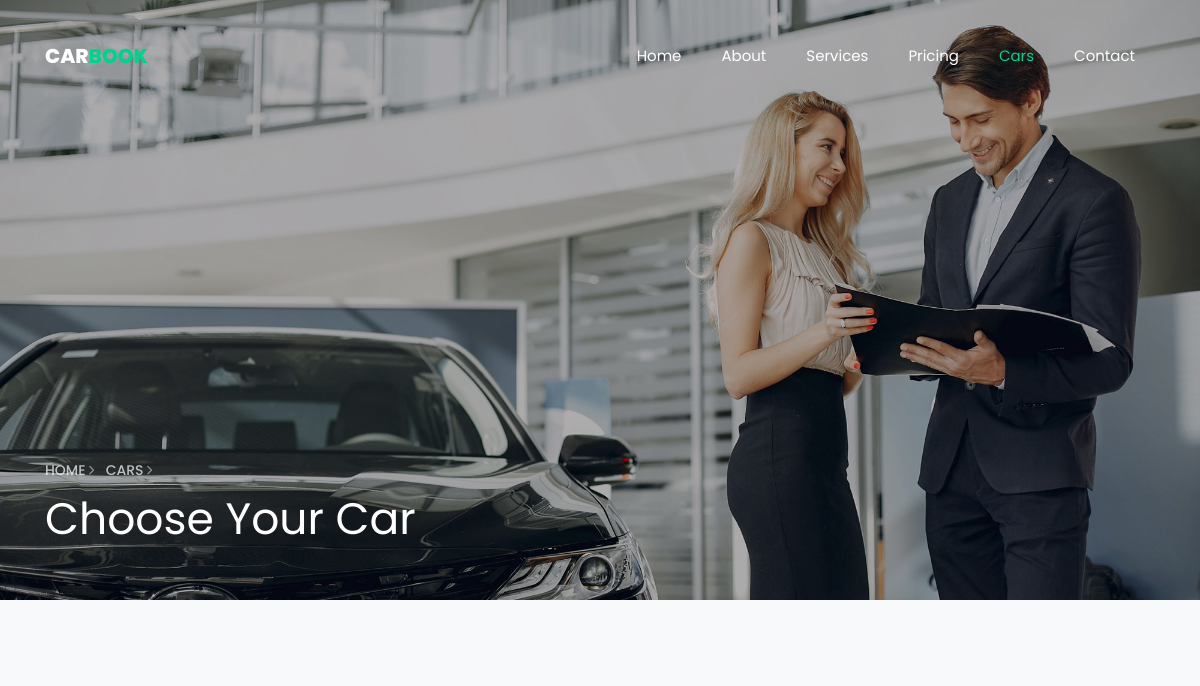
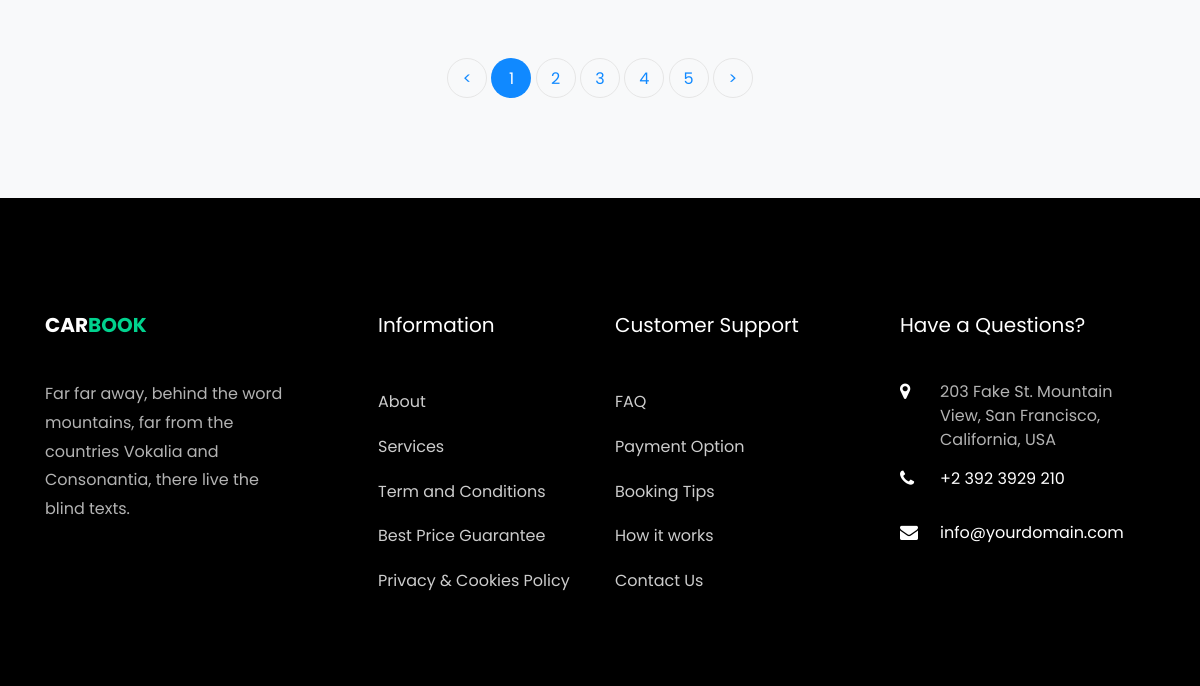
The app's page /car/ (upper part), older data (2 pictures, top to bottom).
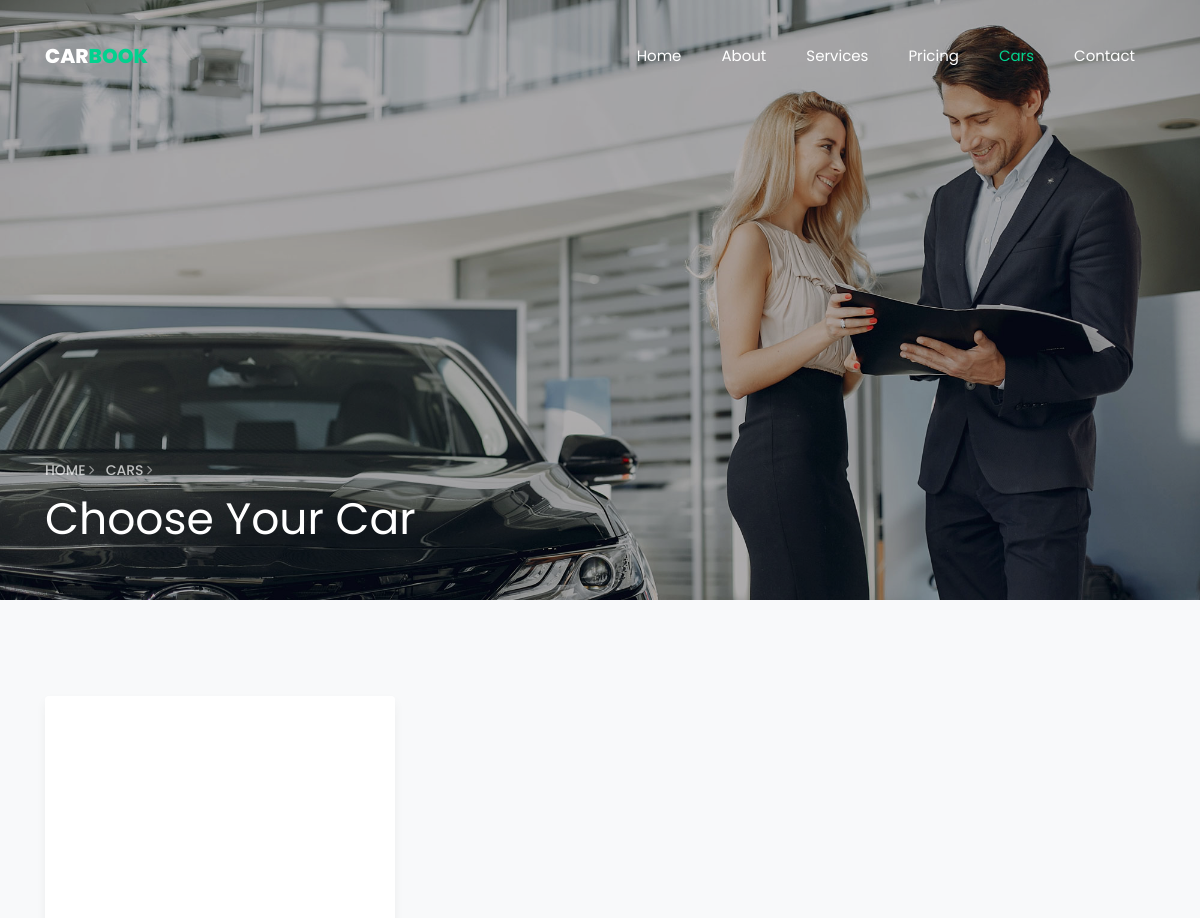
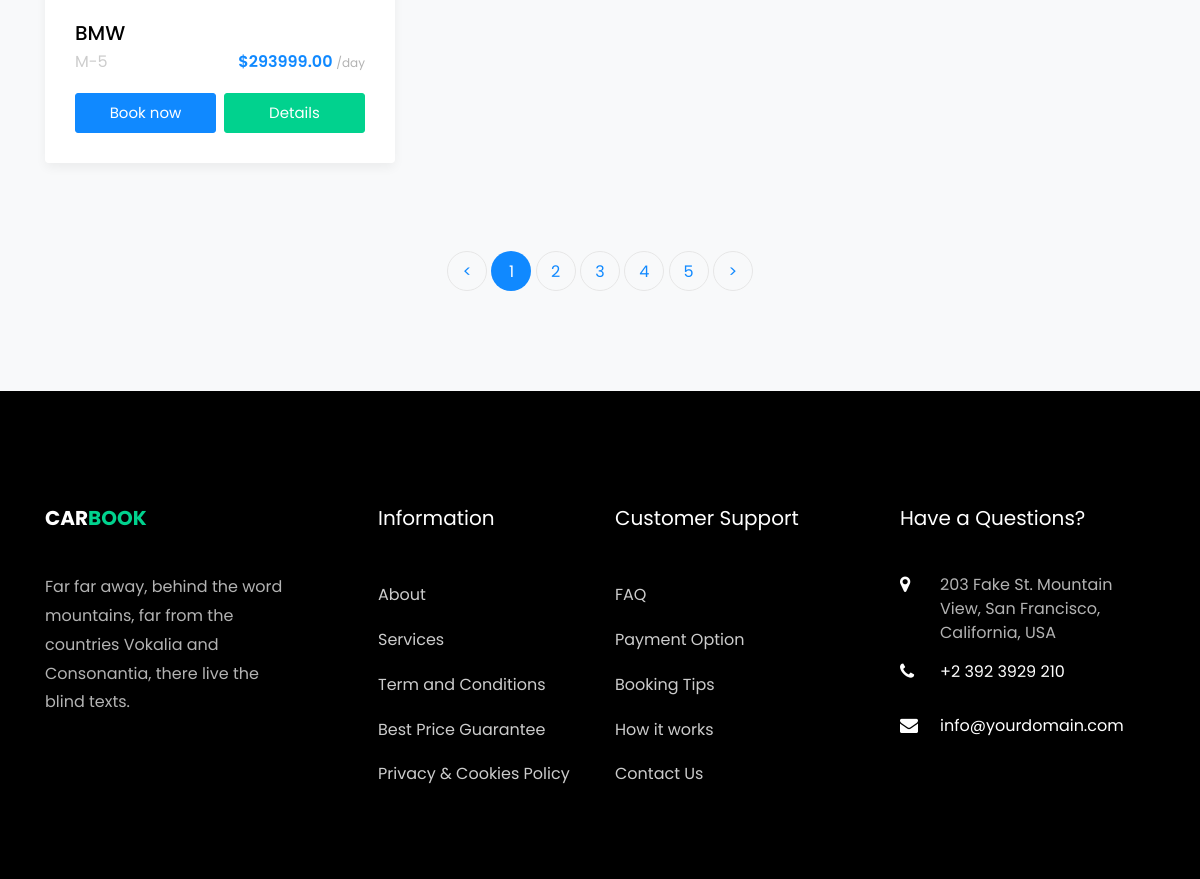
The same page, newer data (2 pictures, top to bottom).
### main/models.py (models this page shows, shortened)
class Car(models.Model):
    name = models.CharField(max_length=100)
    brand = models.CharField(max_length=50)
    price = models.DecimalField(max_digits=10, decimal_places=2)
    image = models.ImageField(upload_to='cars/')
    mileage = models.CharField(max_length=20)
    transmission = models.CharField(max_length=20)
    seats = models.CharField(max_length=20)
    luggage = models.CharField(max_length=20)
    fuel = models.CharField(max_length=20)

### main/views.py (the view)
# urls.py: path('car/', car_view, name='car'),
def car_view(request):
    cars = Car.objects.all().order_by('id')  # or any other field you want to order by
    for car in cars:
        print(f"Car: {car.name}, Image URL: {car.image.url}")
    form = CarSearchForm(request.GET)
    if form.is_valid():
        make = form.cleaned_data.get('make')
        model = form.cleaned_data.get('model')
        year = form.cleaned_data.get('year')
        price_min = form.cleaned_data.get('price_min')
        price_max = form.cleaned_data.get('price_max')
        if make:
            cars = cars.filter(make__icontains=make)
        if model:
            cars = cars.filter(model__icontains=model)
        if year:
            cars = cars.filter(year=year)
        if price_min:
            cars = cars.filter(price__gte=price_min)
        if price_max:
            cars = cars.filter(price__lte=price_max)
    paginator = Paginator(cars, 9)  # Show 9 cars per page
    page = request.GET.get('page')
    cars = paginator.get_page(page)
    return render(request, 'car.html', {'cars': cars, 'form': form})

### templates/car.html (shortened to what this page needs)
{% extends 'base.html' %}
{% load static %}
{% block extra_css %}
    <link rel="stylesheet" href="{% static 'css/open-iconic-bootstrap.min.css' %}">
    <link rel="stylesheet" href="{% static 'css/animate.css' %}">
    <link rel="stylesheet" href="{% static 'css/owl.carousel.min.css' %}">
    <link rel="stylesheet" href="{% static 'css/owl.theme.default.min.css' %}">
    <link rel="stylesheet" href="{% static 'css/magnific-popup.css' %}">
    <link rel="stylesheet" href="{% static 'css/aos.css' %}">
    <link rel="stylesheet" href="{% static 'css/ionicons.min.css' %}">
    <link rel="stylesheet" href="{% static 'css/bootstrap-datepicker.css' %}">
    <link rel="stylesheet" href="{% static 'css/jquery.timepicker.css' %}">
    <link rel="stylesheet" href="{% static 'css/flaticon.css' %}">
    <link rel="stylesheet" href="{% static 'css/icomoon.css' %}">
    <link rel="stylesheet" href="{% static 'css/style.css' %}">
{% endblock %}
{% block content %}
    <nav class="navbar navbar-expand-lg navbar-dark ftco_navbar bg-dark ftco-navbar-light" id="ftco-navbar">
        <div class="container">
            <a class="navbar-brand" href="{% url 'index' %}">Car<span>Book</span></a>
            <div class="collapse navbar-collapse" id="ftco-nav">
                <ul class="navbar-nav ml-auto">
                    <li class="nav-item"><a href="{% url 'index' %}" class="nav-link">Home</a></li>
                    <li class="nav-item"><a href="{% url 'about' %}" class="nav-link">About</a></li>
                    <li class="nav-item"><a href="{% url 'services' %}" class="nav-link">Services</a></li>
                    <li class="nav-item"><a href="{% url 'pricing' %}" class="nav-link">Pricing</a></li>
                    <li class="nav-item active"><a href="{% url 'car' %}" class="nav-link">Cars</a></li>
                    <li class="nav-item"><a href="{% url 'contact' %}" class="nav-link">Contact</a></li>
                </ul>
            </div>
        </div>
    </nav>
    <section class="hero-wrap hero-wrap-2 js-fullheight" style="background-image: url('{% static 'images/bg_3.jpg' %}');" data-stellar-background-ratio="0.5">
        <div class="overlay"></div>
        <div class="container">
            <div class="row no-gutters slider-text js-fullheight align-items-end justify-content-start">
                <div class="col-md-9 ftco-animate pb-5">
                    <p class="breadcrumbs"><span class="mr-2"><a href="{% url 'index' %}">Home <i class="ion-ios-arrow-forward"></i></a></span> <span>Cars <i class="ion-ios-arrow-forward"></i></span></p>
                    <h1 class="mb-3 bread">Choose Your Car</h1>
                </div>
            </div>
        </div>
    </section>
    <section class="ftco-section bg-light">
        <div class="container">
            <div class="row">
                {% for car in cars %}
                <div class="col-md-4">
                    <div class="car-wrap rounded ftco-animate">
                        <div class="img rounded d-flex align-items-end" style="background-image: url('{{ car.image.url }}');"></div>
                        <div class="text">
                            <h2 class="mb-0"><a href="{% url 'car-single' car.id %}">{{ car.name }}</a></h2>
                            <div class="d-flex mb-3">
                                <span class="cat">{{ car.brand }}</span>
                                <p class="price ml-auto">${{ car.price }} <span>/day</span></p>
                            </div>
                            <p class="d-flex mb-0 d-block"><a href="https://wa.me/212620827855" class="btn btn-primary py-2 mr-1">Book now</a> <a href="{% url 'car-single' car.id %}" class="btn btn-secondary py-2 ml-1">Details</a></p>
                        </div>
                    </div>
                </div>
                {% endfor %}
            </div>
            <div class="row mt-5">
                <div class="col text-center">
                    <div class="block-27">
                        <ul>
                            <li><a href="#">&lt;</a></li>
                            <li class="active"><span>1</span></li>
                            <li><a href="#">2</a></li>
                            <li><a href="#">3</a></li>
                            <li><a href="#">4</a></li>
                            <li><a href="#">5</a></li>
                            <li><a href="#">&gt;</a></li>
                        </ul>
                    </div>
                </div>
            </div>
        </div>
    </section>
    <footer class="ftco-footer ftco-bg-dark ftco-section">
        <div class="container">
            <div class="row mb-5">
                <div class="col-md">
                    <div class="ftco-footer-widget mb-4">
                        <h2 class="ftco-heading-2"><a href="#" class="logo">Car<span>book</span></a></h2>
                        <p>Far far away, behind the word mountains, far from the countries Vokalia and Consonantia, there live the blind texts.</p>
                        <ul class="ftco-footer-social list-unstyled float-md-left float-lft mt-5">
                        </ul>
                    </div>
                </div>
                <div class="col-md">
                    <div class="ftco-footer-widget mb-4 ml-md-5">
                        <h2 class="ftco-heading-2">Information</h2>
                        <ul class="list-unstyled">
                            <li><a href="#" class="py-2 d-block">About</a></li>
                            <li><a href="#" class="py-2 d-block">Services</a></li>
                            <li><a href="#" class="py-2 d-block">Term and Conditions</a></li>
                            <li><a href="#" class="py-2 d-block">Best Price Guarantee</a></li>
                            <li><a href="#" class="py-2 d-block">Privacy &amp; Cookies Policy</a></li>
                        </ul>
                    </div>
                </div>
                <div class="col-md">
                    <div class="ftco-footer-widget mb-4">
                        <h2 class="ftco-heading-2">Customer Support</h2>
                        <ul class="list-unstyled">
                            <li><a href="#" class="py-2 d-block">FAQ</a></li>
                            <li><a href="#" class="py-2 d-block">Payment Option</a></li>
                            <li><a href="#" class="py-2 d-block">Booking Tips</a></li>
                            <li><a href="#" class="py-2 d-block">How it works</a></li>
                            <li><a href="#" class="py-2 d-block">Contact Us</a></li>
                        </ul>
                    </div>
                </div>
                <div class="col-md">
                    <div class="ftco-footer-widget mb-4">
                        <h2 class="ftco-heading-2">Have a Questions?</h2>
                        <div class="block-23 mb-3">
                            <ul>
                                <li><span class="icon icon-map-marker"></span><span class="text">203 Fake St. Mountain View, San Francisco, California, USA</span></li>
                                <li><a href="#"><span class="icon icon-phone"></span><span class="text">+2 392 3929 210</span></a></li>
                                <li><a href="#"><span class="icon icon-envelope"></span><span class="text">info@yourdomain.com</span></a></li>
                            </ul>
                        </div>
                    </div>
                </div>
            </div>
        </div>
    </footer>
{% endblock %}

### templates/base.html (shortened to what this page needs)
{% load static %}
<!DOCTYPE html>
<html lang="en">
<head>
    {% block extra_css %}{% endblock %}
</head>
<body>
    {% block content %}{% endblock %}
</body>
</html>

### static/css/icomoon.css (style rules this page uses)
[class^="icon-"], [class*=" icon-"] { font-family: 'icomoon' !important; speak: none; font-style: normal; font-weight: normal; font-variant: normal; text-transform: none; line-height: 1; -webkit-font-smoothing: antialiased; -moz-osx-font-smoothing: grayscale; }
.icon-map-marker:before { content: "\f041"; }
.icon-phone:before { content: "\f095"; }
.icon-envelope:before { content: "\f0e0"; }

Row changes from the older to the newer data that the page shows:
added Car: name "BMW", brand "M-5", price "293999.00"
